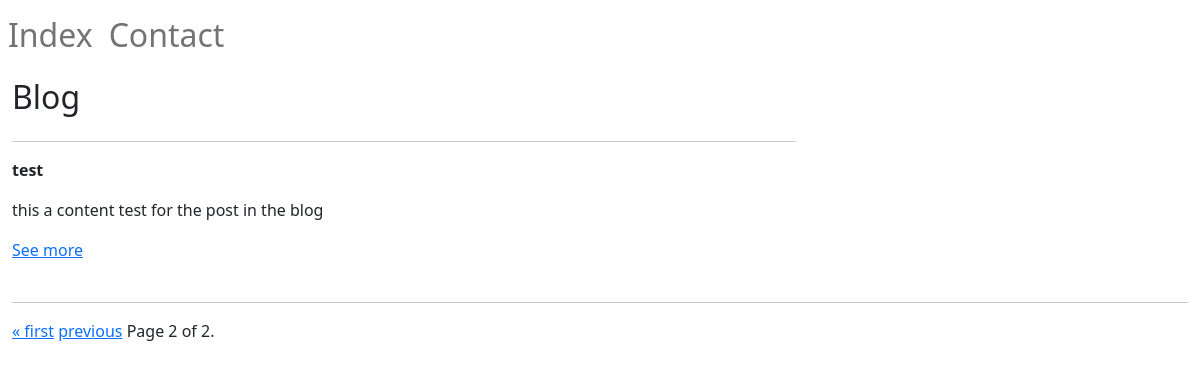
Screenshot of /?page=2 with the database file from the repository.
### post/models.py (models this page shows, shortened)
class BlogArticle(BaseModel):
    title = models.CharField('Title',max_length=50)
    content = models.TextField('Content')
    slug = models.SlugField(unique=True)
    author = models.ForeignKey(User, on_delete=models.CASCADE)
    online = models.BooleanField('Online', default=True)
    publication = models.DateTimeField('Publication date', auto_now_add=True)
    def get_absolute_url(self):
        return reverse('post:article_detail', kwargs={'slug': self.slug , 'id': str(self.id)})

### post/views/article.py (the view)
# urls.py: path('', ArticleView.as_view(), name="index"),
class ArticleView(View):
    template_name = 'post/index.html'
    def get(self, request):
        articles = BlogArticle.objects.filter(online=True).order_by('-publication')
        paginator = Paginator(articles, 5) # Show 5 articles per page.
        page_number = request.GET.get('page')
        page_obj = paginator.get_page(page_number)
        return render(request, self.template_name,  {'page_obj': page_obj})

### libraries/manager.py (called while the page is built)
    def get_queryset(self):
        return super().get_queryset().filter(deleted=False)

### templates/post/index.html (shortened to what this page needs)
{% extends "base/base.html" %} {% load widget_tweaks %}  {% load static %}
{% block content %}
<div class="container-fluid">
    <h2>Blog  </h2>
    <div class="row">
        <form method="GET" style="width:100%;">
        {% for data in page_obj  %}
        <div class="col-md-8 min100 text-justify ">
            <hr>
            <p><b>{{data.title}} </b></p>
            <p>{{data.content}}</p>
            <a href="{{ data.get_absolute_url }}">See more</a>
            <br>
            <br>
        </div>
        {% endfor %}
        </form>
    </div>
    <hr>
    <div class="pagination">
        <span class="step-links">
            {% if page_obj.has_previous %}
                <a href="?page=1">&laquo; first</a>
                <a href="?page={{ page_obj.previous_page_number }}">previous</a>
            {% endif %}
            <span class="current">
                Page {{ page_obj.number }} of {{ page_obj.paginator.num_pages }}.
            </span>
        </span>
    </div>
</div>
{% endblock %}

### rows the page displays
BlogArticle: title "test", content "this a content test for the post in the blog"

### other values shown
{{ page_obj.number }} "2"
{{ page_obj.paginator.num_pages }} "2"
